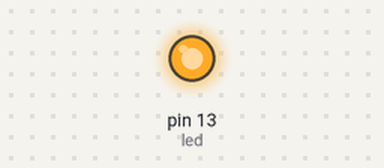
This sketch was run on a simulated Arduino Uno, built with avr-gcc and run on an emulated ATmega328P. Shown: output pins drawn as LEDs (lit = HIGH).

Above: at 0.5 s.
At 13.1 s:
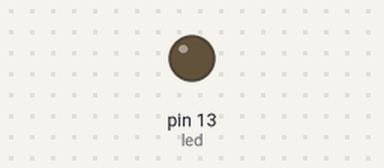
Timing chart, 0 to 13.7 s (numbered marks = the images above):
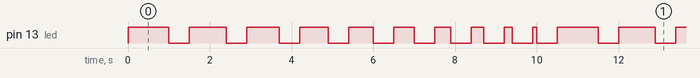

Measured:
- by itself, pin 13 (led): repeats every 10.5 s: LOW 0.50 s, HIGH 0.90 s, LOW 0.50 s, HIGH 0.80 s, LOW 0.50 s, HIGH 0.70 s, LOW 0.50 s, HIGH 0.60 s, LOW 0.50 s, HIGH 0.50 s, LOW 0.50 s, HIGH 0.40 s, LOW 0.50 s, HIGH 0.30 s, LOW 0.50 s, HIGH 0.20 s, LOW 0.50 s, HIGH 0.10 s, LOW 0.50 s, HIGH 1.0 s
- by itself, everything shown: repeats every 10.5 s, in 20 steps

The sketch:

blinkLED.ino
```cpp
int led = 13;

void setup() {
  pinMode(led, OUTPUT);
}
void loop() {
  digitalWrite(led, HIGH);
  delay(1000);
  digitalWrite(led, LOW);
  delay(500);
  digitalWrite(led, HIGH);
  delay(900);
  digitalWrite(led, LOW);
  delay(500);
  digitalWrite(led, HIGH);
  delay(800);
  digitalWrite(led, LOW);
  delay(500);
  digitalWrite(led, HIGH);
  delay(700);
  digitalWrite(led, LOW);
  delay(500);
  digitalWrite(led, HIGH);
  delay(600);
  digitalWrite(led, LOW);
  delay(500);
  digitalWrite(led, HIGH);
  delay(500);
  digitalWrite(led, LOW);
  delay(500);
  digitalWrite(led, HIGH);
  delay(400);
  digitalWrite(led, LOW);
  delay(500);
  digitalWrite(led, HIGH);
  delay(300);
  digitalWrite(led, LOW);
  delay(500);
  digitalWrite(led, HIGH);
  delay(200);
  digitalWrite(led, LOW);
  delay(500);
  digitalWrite(led, HIGH);
  delay(100);
  digitalWrite(led, LOW);
  delay(500);


}
```
